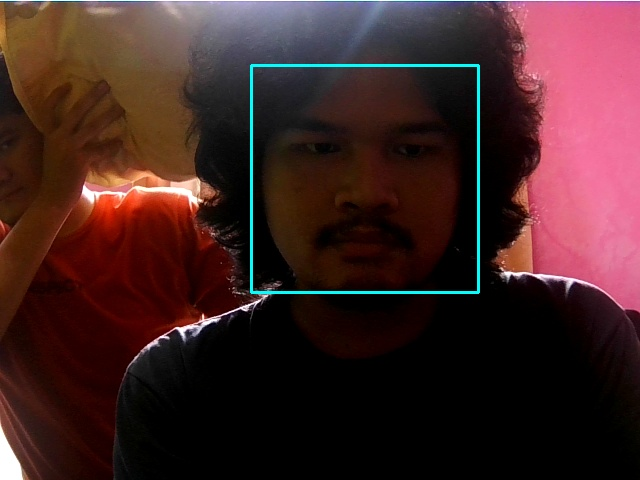
#> input picture WajahDatabase/Epo.jpg, 640 x 480 px, found by its file name; its folder holds only this picture in this run
$ python testTrain.py
#> lines starting #> are read from the running program, lines starting #| are printed output that depends on the picture
import cv2 , os
import numpy as np
from PIL import Image

WajahDir = 'WajahDatabase'
LatihDir = 'LatihWajah'

def getImageLabel(path):
#> called with path = 'WajahDatabase'
    imagePaths = [os.path.join(path,f) for f in os.listdir(path)]
    faceSamples = []
    faceIDs = []
    for imagePath in imagePaths:
        PILImg = Image.open(imagePath).convert('L') #convert gambar menjadi grayscale
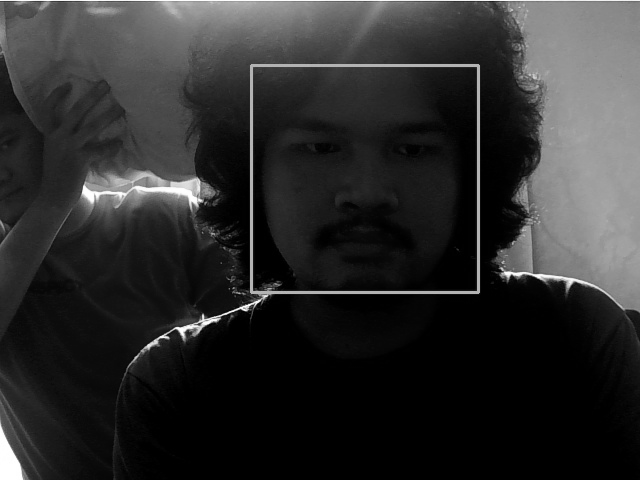
#> PILImg: PIL image 640x480 L; min 0, max 255, mean 44.5
        imgNum = np.array(PILImg, 'uint8')
#> (the run stopped early here; a loop or call above may not have finished)

$ run again, on WajahDatabase/Ricko.jpg
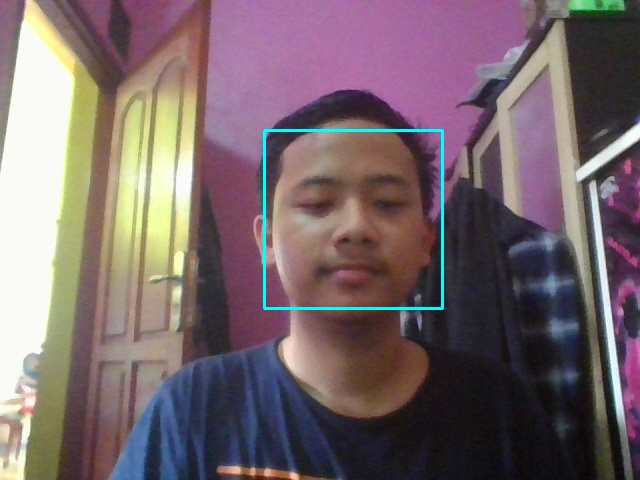
#> input picture WajahDatabase/Ricko.jpg, 640 x 480 px, found by its file name
#> in getImageLabel, `PILImg = Image.open(imagePath).convert('L')`:
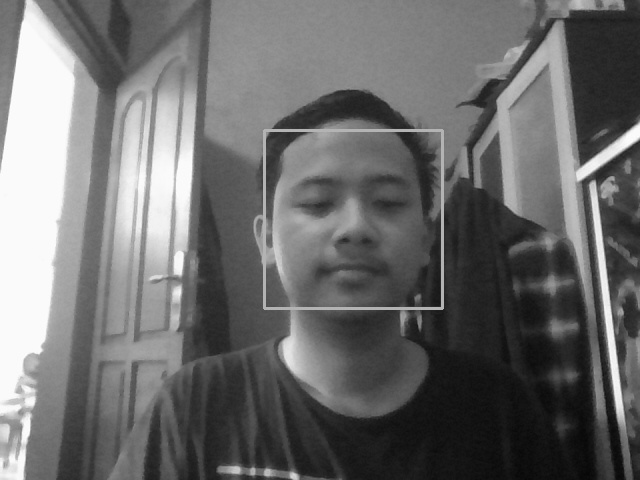
#> PILImg: PIL image 640x480 L; min 6, max 254, mean 108.1
